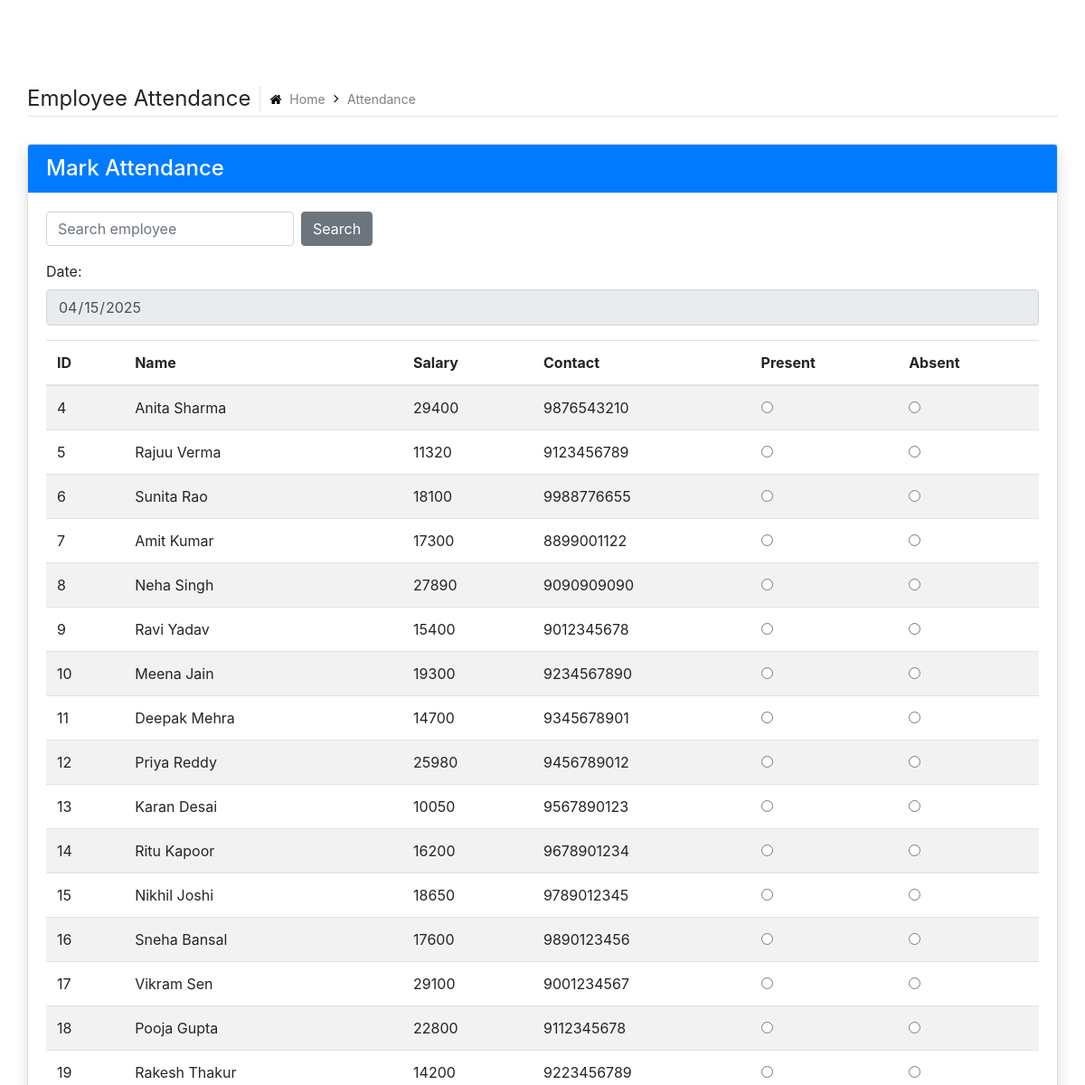
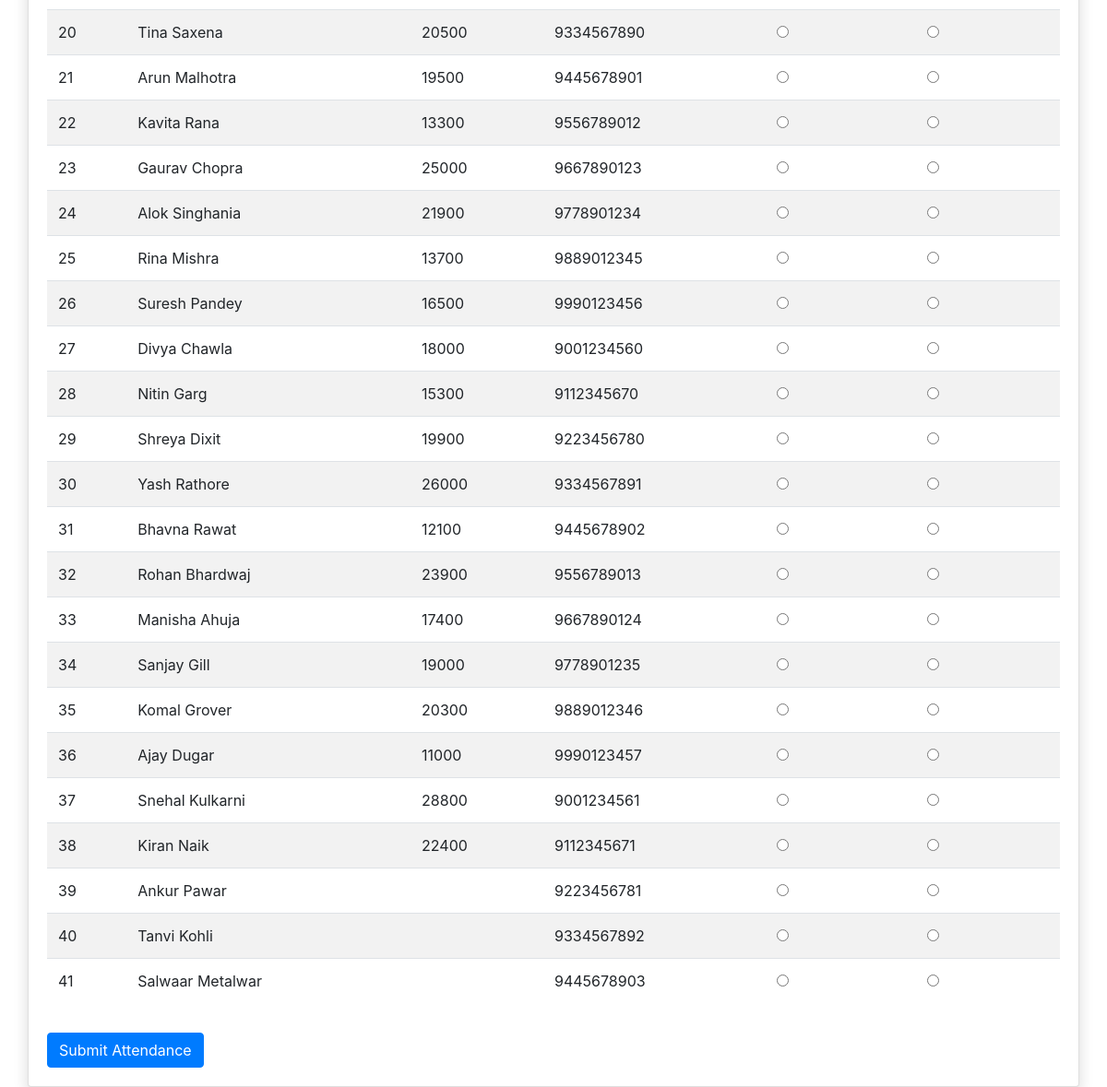
Screenshot of /admin/employee_attendance.php with the database file from the repository (2 pictures, top to bottom).
### tables this page shows
CREATE TABLE `add_teachers` (
  `id` int(100) NOT NULL,
  `Fname` varchar(30) NOT NULL,
  `Lname` varchar(30) NOT NULL,
  `Subject` varchar(20) NOT NULL,
  `Subject2` varchar(20) NOT NULL,
  `Contact` varchar(10) NOT NULL,
  `Address` text NOT NULL,
  `dob` date NOT NULL,
  `doj` date NOT NULL,
  `Salary` int(11) DEFAULT NULL
);

### admin/employee_attendance.php (the view, shortened to what this page needs)
<?php
include("databaseConnection.php");
$search = isset($_GET['search']) ? $conn->real_escape_string($_GET['search']) : '';
$query = "SELECT * FROM add_teachers";
$employees = $conn->query($query);
?>
<!DOCTYPE html>
<html lang="en">
<head>
    <link rel="stylesheet" href="assets/css/assets.css">
    <link rel="stylesheet" href="assets/css/style.css">
    <link rel="stylesheet" href="assets/css/dashboard.css">
</head>
<body class="ttr-opened-sidebar ttr-pinned-sidebar">
<main class="ttr-wrapper">
    <div class="container-fluid">
        <div class="db-breadcrumb">
            <h4 class="breadcrumb-title">Employee Attendance</h4>
            <ul class="db-breadcrumb-list">
                <li><a href="#"><i class="fa fa-home"></i> Home</a></li>
                <li>Attendance</li>
            </ul>
        </div>
        <div class="row">
            <div class="col-12">
                <div class="card shadow">
                    <div class="card-header bg-primary text-white">
                        <h4 class="mb-0">Mark Attendance</h4>
                    </div>
                    <div class="card-body">
                        <form method="GET" class="form-inline mb-3">
                            <input type="text" name="search" class="form-control mr-2" placeholder="Search employee" value="<?= htmlspecialchars($search) ?>">
                            <button type="submit" class="btn btn-secondary">Search</button>
                        </form>
                        <form id="attendanceForm" method="POST" action="submit-employee-attendance.php">
                            <div class="form-group">
                                <label for="date">Date:</label>
                                <input type="date" name="date" class="form-control" value="<?= date('Y-m-d'); ?>" readonly>
                            </div>
                            <div class="table-responsive">
                                <table class="table table-striped">
                                    <thead>
                                        <tr>
                                            <th>ID</th>
                                            <th>Name</th>
                                            <th>Salary</th>
                                            <th>Contact</th>
                                            <th>Present</th>
                                            <th>Absent</th>
                                        </tr>
                                    </thead>
                                    <tbody>
                                        <?php while ($row = $employees->fetch_assoc()): ?>
                                            <tr>
                                                <td><?= $row['id'] ?></td>
                                                <td><?= $row['Fname'] . ' ' . $row['Lname'] ?></td>
                                                <td><?= $row['Salary'] ?></td>
                                                <td><?= $row['Contact'] ?></td>
                                                <td><input type="radio" name="status_<?= $row['id'] ?>" value="present"></td>
                                                <td><input type="radio" name="status_<?= $row['id'] ?>" value="absent"></td>
                                            </tr>
                                        <?php endwhile; ?>
                                    </tbody>
                                </table>
                            </div>
                            <button type="submit" class="btn btn-primary mt-3">Submit Attendance</button>
                        </form>
                    </div>
                </div>
            </div>
        </div>
    </div>
</main>
</body>
</html>

### admin/assets/css/dashboard.css (style rules this page uses)
.ttr-pinned-sidebar.ttr-opened-sidebar .ttr-wrapper { margin-left: 300px; }
.ttr-pinned-sidebar .ttr-wrapper { margin-left: 0; }
.ttr-wrapper { padding-top: 95px; -webkit-transition: margin 200ms cubic-bezier(0.215, 0.610, 0.355, 1.000); -moz-transition: margin 200ms cubic-bezier(0.215, 0.610, 0.355, 1.000); -o-transition: margin 200ms cubic-bezier(0.215, 0.610, 0.355, 1.000); transition: margin 200ms cubic-bezier(0.215, 0.610, 0.355, 1.000); }
.ttr-wrapper { padding-left:15px; padding-right:15px; }
.db-breadcrumb { display:flex; align-items: center; border-bottom: 1px solid rgba(0,0,0,0.1); padding-bottom: 5px; margin-bottom: 30px; }
.db-breadcrumb-list { list-style:none; margin:0; padding:0; }
.breadcrumb-title { margin-bottom: 0; font-weight: 400; border-right: 1px solid rgba(0,0,0,0.1); padding-right: 10px; margin-right: 10px; line-height: 28px; }
.db-breadcrumb-list li { display: inline-block; color: #7f7f7f; font-size: 14px; padding: 0 20px 0px 0; position:relative; }
.db-breadcrumb-list li i { margin-right:5px; color:#000; }
.db-breadcrumb-list li a { color:#7f7f7f; }
.db-breadcrumb-list li:last-child { padding-right:0; }
.db-breadcrumb-list li:after { font-family: FontAwesome; content: "\f105"; position: absolute; color: #000; right: 5px; font-size: 15px; top: -1px; }
.db-breadcrumb-list li:last-child:after { content:none; }
.card-header { border-bottom: 1px solid #ebedf2; }
@media only screen and (max-width: 1200px) { .ttr-pinned-sidebar .ttr-wrapper { margin-left: 310px; } }
@media only screen and (max-width: 1200px) { .ttr-pinned-sidebar.ttr-opened-sidebar .ttr-wrapper { margin-left: 0; } }

### rows the page displays
add_teachers: id "4", Fname "Anita", Lname "Sharma", Salary "29400", Contact "9876543210"
add_teachers: id "5", Fname "Rajuu", Lname "Verma", Salary "11320", Contact "9123456789"
add_teachers: id "6", Fname "Sunita", Lname "Rao", Salary "18100", Contact "9988776655"
add_teachers: id "7", Fname "Amit", Lname "Kumar", Salary "17300", Contact "8899001122"
add_teachers: id "8", Fname "Neha", Lname "Singh", Salary "27890", Contact "9090909090"
add_teachers: id "9", Fname "Ravi", Lname "Yadav", Salary "15400", Contact "9012345678"
add_teachers: id "10", Fname "Meena", Lname "Jain", Salary "19300", Contact "9234567890"
add_teachers: id "11", Fname "Deepak", Lname "Mehra", Salary "14700", Contact "9345678901"
add_teachers: id "12", Fname "Priya", Lname "Reddy", Salary "25980", Contact "9456789012"
add_teachers: id "13", Fname "Karan", Lname "Desai", Salary "10050", Contact "9567890123"
add_teachers: id "14", Fname "Ritu", Lname "Kapoor", Salary "16200", Contact "9678901234"
add_teachers: id "15", Fname "Nikhil", Lname "Joshi", Salary "18650", Contact "9789012345"
add_teachers: id "16", Fname "Sneha", Lname "Bansal", Salary "17600", Contact "9890123456"
add_teachers: id "17", Fname "Vikram", Lname "Sen", Salary "29100", Contact "9001234567"
add_teachers: id "18", Fname "Pooja", Lname "Gupta", Salary "22800", Contact "9112345678"
add_teachers: id "19", Fname "Rakesh", Lname "Thakur", Salary "14200", Contact "9223456789"
add_teachers: id "20", Fname "Tina", Lname "Saxena", Salary "20500", Contact "9334567890"
add_teachers: id "21", Fname "Arun", Lname "Malhotra", Salary "19500", Contact "9445678901"
add_teachers: id "22", Fname "Kavita", Lname "Rana", Salary "13300", Contact "9556789012"
add_teachers: id "23", Fname "Gaurav", Lname "Chopra", Salary "25000", Contact "9667890123"
add_teachers: id "24", Fname "Alok", Lname "Singhania", Salary "21900", Contact "9778901234"
add_teachers: id "25", Fname "Rina", Lname "Mishra", Salary "13700", Contact "9889012345"
add_teachers: id "26", Fname "Suresh", Lname "Pandey", Salary "16500", Contact "9990123456"
add_teachers: id "27", Fname "Divya", Lname "Chawla", Salary "18000", Contact "9001234560"
add_teachers: id "28", Fname "Nitin", Lname "Garg", Salary "15300", Contact "9112345670"
add_teachers: id "29", Fname "Shreya", Lname "Dixit", Salary "19900", Contact "9223456780"
add_teachers: id "30", Fname "Yash", Lname "Rathore", Salary "26000", Contact "9334567891"
add_teachers: id "31", Fname "Bhavna", Lname "Rawat", Salary "12100", Contact "9445678902"
add_teachers: id "32", Fname "Rohan", Lname "Bhardwaj", Salary "23900", Contact "9556789013"
add_teachers: id "33", Fname "Manisha", Lname "Ahuja", Salary "17400", Contact "9667890124"
add_teachers: id "34", Fname "Sanjay", Lname "Gill", Salary "19000", Contact "9778901235"
add_teachers: id "35", Fname "Komal", Lname "Grover", Salary "20300", Contact "9889012346"
add_teachers: id "36", Fname "Ajay", Lname "Dugar", Salary "11000", Contact "9990123457"
add_teachers: id "37", Fname "Snehal", Lname "Kulkarni", Salary "28800", Contact "9001234561"
add_teachers: id "38", Fname "Kiran", Lname "Naik", Salary "22400", Contact "9112345671"
add_teachers: id "39", Fname "Ankur", Lname "Pawar", Contact "9223456781"
add_teachers: id "40", Fname "Tanvi", Lname "Kohli", Contact "9334567892"
add_teachers: id "41", Fname "Salwaar", Lname "Metalwar", Contact "9445678903"
